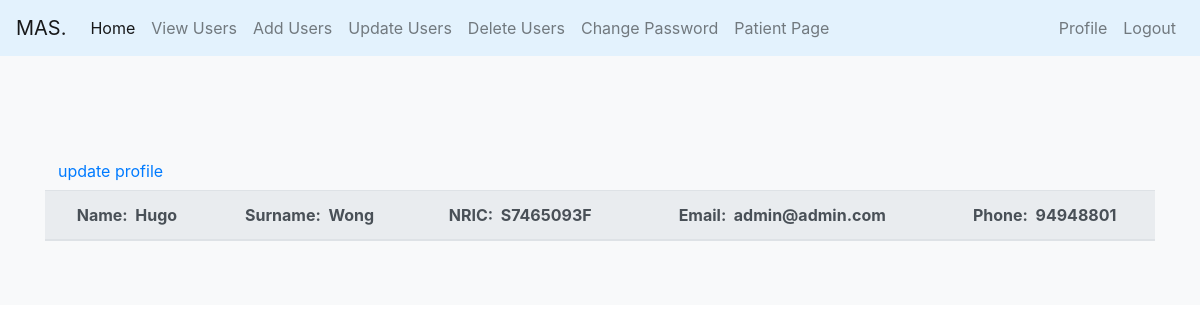
Screenshot of /Admin/adminProfile.php (signed in) with the database file from the repository.
### tables this page shows
CREATE TABLE IF NOT EXISTS `user` (
  `id` int(50) NOT NULL AUTO_INCREMENT,
  `name` varchar(100) NOT NULL,
  `surname` varchar(30) NOT NULL,
  `phone` varchar(8) NOT NULL,
  `nric` varchar(9) NOT NULL,
  `email` varchar(30) NOT NULL,
  `username` varchar(30) NOT NULL,
  `acctype` enum('ADMINISTRATOR') NOT NULL,
  `password` varchar(20) NOT NULL,
  PRIMARY KEY (`id`)
);

### Admin/adminProfile.php (the view, shortened to what this page needs)
<?php
$conn = mysqli_connect("127.0.0.1", "root", "", "masdatabase");
$AdministratorId = $_SESSION['AdministratorId'];
?>
<!DOCTYPE html>
<html lang="en">
<head>
    <link type="text/css" rel="stylesheet" href="./CSS/adminHome.css">
    <link href="//maxcdn.bootstrapcdn.com/bootstrap/4.0.0/css/bootstrap.min.css" rel="stylesheet" id="bootstrap-css">
</head>
<body>
<?php include '../header.php'; ?>
<div class="album py-5 bg-light">
	<div class="container">
	   <div class="row">
			<br><br>
	   </div>
			<tr>
				<table class="table">
					<thead class="thead-light">
						<tr class='text-center'>
						  <?php
							 $select = mysqli_query($conn, "SELECT * FROM `user` WHERE id = '$AdministratorId'") or die('query failed');
							 if(mysqli_num_rows($select) > 0){
								$fetch = mysqli_fetch_assoc($select);
							 }
						  ?>
						  <th <h3>Name: &nbsp;<?php echo $fetch['name']; ?></h3></th>
						  <th <h3>Surname: &nbsp;<?php echo $fetch['surname']; ?></h3></th>
						  <th <h3>NRIC: &nbsp;<?php echo $fetch['nric']; ?></h3></th>
						  <th <h3>Email: &nbsp;<?php echo $fetch['email']; ?></h3></th>
						  <th <h3>Phone: &nbsp;<?php echo $fetch['phone']; ?></h3></th>
      <a href="updateAdminProfile.php" class="btn">update profile</a>
						</tr>
					</thead>
				</table>
			</tr>
		</div>
</div>
</body>
</html>

### Admin/CSS/adminHome.css (style rules this page uses)
body, h1 { font-family:"Arial",sans-serif; }

### rows the page displays
user: name "Hugo", surname "Wong", nric "S7465093F", email "admin@admin.com", phone "94948801"
